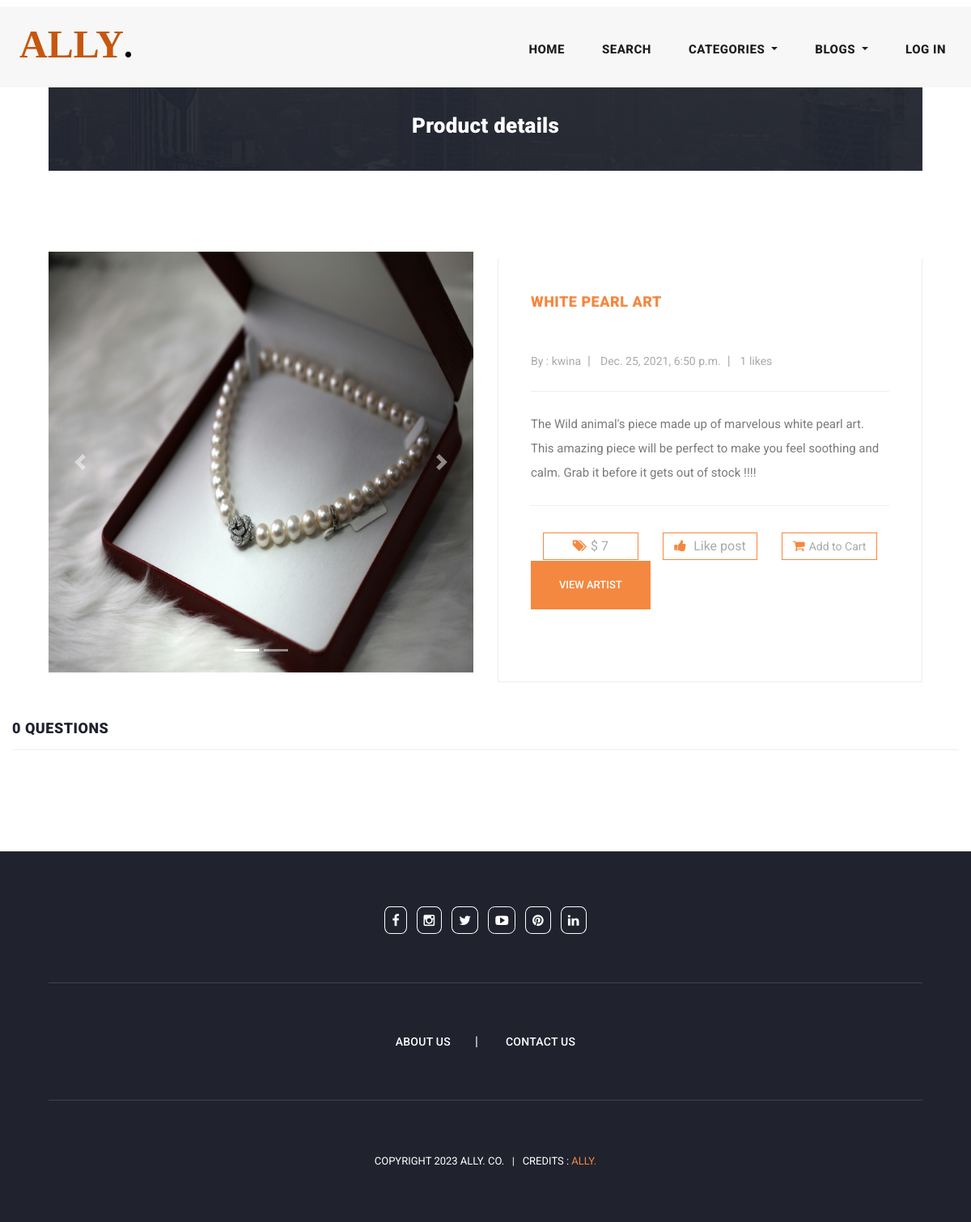
Screenshot of /postdetails/14/ with the database file from the repository.
### Rare_app/models.py (models this page shows, shortened)
class Post(models.Model):
    category = models.ForeignKey(Category, on_delete=models.CASCADE)
    title = models.CharField(max_length=35)
    description = models.CharField(max_length=350)
    image_1 = models.ImageField(upload_to='images/post_images')
    image_2 = models.ImageField(upload_to='images/post_images', null=True, blank=True)
    price = models.PositiveIntegerField()
    availablity_status = models.BooleanField(default=True)
    posted_by = models.ForeignKey(User, on_delete=models.CASCADE)
    posted_at = models.DateTimeField(auto_now_add=True)
    like = models.ManyToManyField(User, related_name='blogpost_like', blank=True)
    def number_of_likes(self):
        return self.like.count()

### Rare_app/views.py (the view, shortened to what this page needs)
# urls.py: path('postdetails/<int:id>/',views.FAQView,name="postdetails"),
def FAQView(request,id):
    form=FAQs()
    all_data=Post.objects.get(id=id)
    cats = Category.objects.all()
    if not all_data.image_2:
        all_data.image_2 = all_data.image_1
        all_data.save()
    liked = not all_data.like.filter(id=request.user.id).exists()
    like_list=all_data.like.all()
    ans_que=FAQ.objects.filter(attended=True,product=all_data)
    num_que=ans_que.count()
    return render(request,"post_details.html",{'cats':cats,'form':form,'i':all_data,'answered_faq':ans_que,'num_que':num_que,'liked':liked,'like_list':like_list})

### Rare_app/models.py (called while the page is built)
    def __str__(self):
        return self.title

### Rare_app/templates/post_details.html (shortened to what this page needs)
{% extends 'base.html' %}
{% load static %}
{% block body %}
<section class="call-to-action mt-2 pt-4">
    <div class="container">
        <div class="row">
            <div class="col-lg-12">
                <div class="main-content pt-5">
                    <div class="row">
                        <div class="col-lg-12 pt-5">
                            <h4 style="text-align: center;">Product details</h4>
                        </div>
                    </div>
                </div>
            </div>
        </div>
    </div>
</section>
<section class="blog-posts" style="width: auto;">
    <div class="container">
        <div class="row my-2">
            <div class="col-lg-6">
                <div id="carouselExampleIndicators" class="carousel slide" data-ride="carousel">
                    <ol class="carousel-indicators">
                        <li data-target="#carouselExampleIndicators" data-slide-to="0" class="active"></li>
                        <li data-target="#carouselExampleIndicators" data-slide-to="1"></li>
                    </ol>
                    <div class="carousel-inner">
                        <div class="carousel-item active">
                            <img src="{{i.image_1.url}}" class="d-block pic w-100" alt="...">
                        </div>
                    </div>
                    <a class="carousel-control-prev" href="#carouselExampleIndicators" role="button" data-slide="prev">
                        <span class="carousel-control-prev-icon" aria-hidden="true"></span>
                    </a>
                    <a class="carousel-control-next" href="#carouselExampleIndicators" role="button" data-slide="next">
                        <span class="carousel-control-next-icon" aria-hidden="true"></span>
                    </a>
                </div>
            </div>
            <div class="col-lg-6">
                <div class="down-content my-2">
                    <span>{{i.title}}</span>
                    <ul class="post-info mt-5">
                        <li><a>By : {{i.posted_by}}</a></li>
                        <li><a>{{i.posted_at}}</a></li>
                        {% if like_list %}
                        <li onclick="Swal.fire
                        ({
                            title:'Liked by',
                            html:'<hr><ul>{% for i in like_list %} <li>{{i}} </li><hr> {% endfor %}</ul>',
                            showCancelButton: false,
                            confirmButtonColor: '#f48840',
                            confirmButtonText: 'Got it!',
                            focusConfirm: false,
                        })"><a>{{i.number_of_likes}} likes</a></li>
                        {% endif %}
                    </ul>
                    <p>{{i.description}}</p>
                    <div class="post-options">
                        <div class="row">
                            <div class="col-lg-4">
                                <ul class="post-tags p-1 d-flex justify-content-center mt-2"
                                    style="border: 1px solid #f48840;">
                                    <li><i class="fa fa-tags"></i></li>
                                    <li> $ {{i.price}}</li>
                                </ul>
                            </div>
                            <div class="col-lg-4">
                                <ul class="post-share  p-1 d-flex justify-content-center mt-2"
                                    style="border: 1px solid #f48840;">
                                    {% if liked %}
                                    <a href="{% url 'likepost' i.id %}" id="like">
                                        <li><i class="fa fa-thumbs-up"></i></li>
                                        <li id="likelink">Like post</li>
                                    </a>
                                    {% else %}
                                    <a href="{% url 'likepost' i.id %}" id="dislike">
                                        <li><i class="fa fa-thumbs-down"></i></li>
                                        <li id="likelink">Dislike post</li>
                                    </a>
                                    {% endif %}
                                </ul>
                            </div>
                            {% if i.availablity_status %}
                            <div class="col-lg-4">
                                <ul class="post-share  p-1 d-flex justify-content-center mt-2"
                                    style="border: 1px solid #f48840;">
                                    <li><i class="fa fa-shopping-cart"></i><a href="{% url 'addproduct' i.id %}">Add to
                                            Cart</a></li>
                                </ul>
                            </div>
                            {% endif %}
                        </div>
                            <div class="col-lg-4"></div>
                            <div class="main-button btn-block col-lg-4 pl-0 pr-0 va">
                                <a rel="nofollow" href="{% url 'viewartist'  i.id %}" target="_parent">View Artist</a>
                            </div>
                        </div>
                        <div class="col-lg-12 mt-5">
                        </div>
                    </div>
                </div>
            </div>
        </div>
        <div class="row my-2">
            <div class="col-lg-12">
                <div class="sidebar-item comments">
                    <div class="sidebar-heading">
                        <h2>{{num_que}} Questions</h2>
                    </div>
                </div>
            </div>
        </div>
</section>
{% endblock body %}

### static/assets/css/templatemo-stand-blog.css (style rules this page uses)
body { font-family: 'Roboto', sans-serif; overflow-x: hidden; text-rendering: optimizeLegibility; -webkit-font-smoothing: antialiased; -moz-osx-font-smoothing: grayscale; }
p { margin-bottom: 0px; font-size: 15px; font-weight: 400; color: #7a7a7a; line-height: 30px; }
a { text-decoration: none!important; }
ul { padding: 0; margin: 0; list-style: none; }
h1,h2,h3,h4,h5,h6 { margin: 0px; }
.main-button a { display: inline-block; background-color: #f48840; color: #fff; font-size: 13px; font-weight: 500; padding: 12px 20px; text-transform: uppercase; transition: all .3s; }
.call-to-action { margin-top: 100px; display: block; }
.call-to-action .main-content { padding: 40px; background-image: url(../images/cta-bg.jpg); background-position: center center; background-repeat: no-repeat; background-size: cover; }
.call-to-action .main-content h4 { margin-bottom: 0px; margin-top: 12px; color: #fff; font-size: 26px; font-weight: 900; letter-spacing: 0.25px; }
.blog-posts { margin-top: 100px; }
.blog-posts .down-content { padding: 40px; border-right: 1px solid #eee; border-left: 1px solid #eee; border-bottom: 1px solid #eee; }
.blog-posts .down-content span { font-size: 18px; text-transform: uppercase; letter-spacing: 0.5px; font-weight: 900; color: #f48840; }
.blog-posts .down-content ul.post-info li { display: inline-block; margin-right: 8px; }
.blog-posts .down-content ul.post-info li:after { content: '|'; color: #aaa; margin-left: 8px; }
.blog-posts .down-content ul.post-info li:last-child::after { display: none; }
.blog-posts .down-content ul.post-info li a { font-size: 14px; color: #aaa; font-weight: 400; transition: all .3s; }
.blog-posts .down-content p { padding: 25px 0px; margin: 25px 0px; border-top: 1px solid #eee; border-bottom: 1px solid #eee; }
.blog-posts .down-content ul.post-share { text-align: right; }
.blog-posts .down-content ul.post-tags li, .blog-posts .down-content ul.post-share li { display: inline-block; }
.blog-posts .down-content ul.post-tags li:first-child i, .blog-posts .down-content ul.post-share li:first-child i { color: #f48840; margin-right: 5px; }
.blog-posts .down-content ul.post-tags li, .blog-posts .down-content ul.post-share li { color: #aaa; }
.blog-posts .down-content ul.post-tags li a, .blog-posts .down-content ul.post-share li a { font-size: 14px; color: #aaa; font-weight: 400; transition: all .3s; }
.blog-posts .main-button a { height: 60px; line-height: 60px; padding: 0px; width: 100%; text-align: center; }
.blog-posts .sidebar-heading h2 { font-size: 18px; text-transform: uppercase; font-weight: 900; letter-spacing: 0.5px; color: #20232e; border-bottom: 1px solid #eee; padding-bottom: 15px; margin-bottom: 25px; }
.blog-posts .comments { margin-top: 30px; }

### Rare_app/templates/post_details.html (style rules this page uses)
.pic { height: 65vh; }
.row { margin-left: 0vw; margin-right: 0vw; }

### rows the page displays
Post: image_1 (picture), title "WHITE PEARL ART", posted_by "kwina", posted_at "Dec. 25, 2021, 6:50 p.m.", number_of_likes "1", description "The Wild animal's piece made up of marvelous white pearl art. This amazing piece will be perfect to make you feel soothing and calm. Grab it before it gets out of stock !!!!", price "7"

### other values shown
{{ num_que }} "0"
